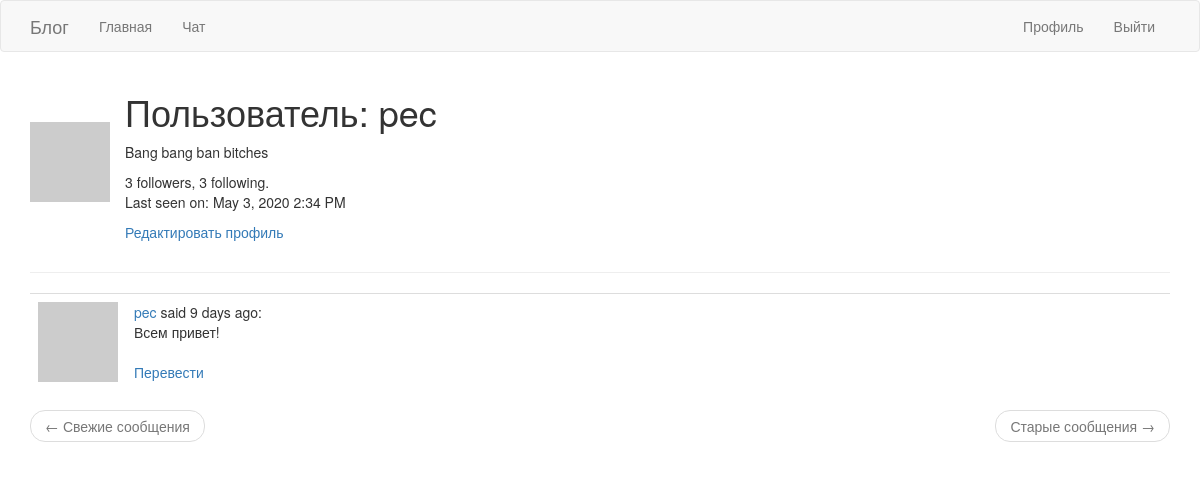
Before: /user/pec (signed in) with the older database file.
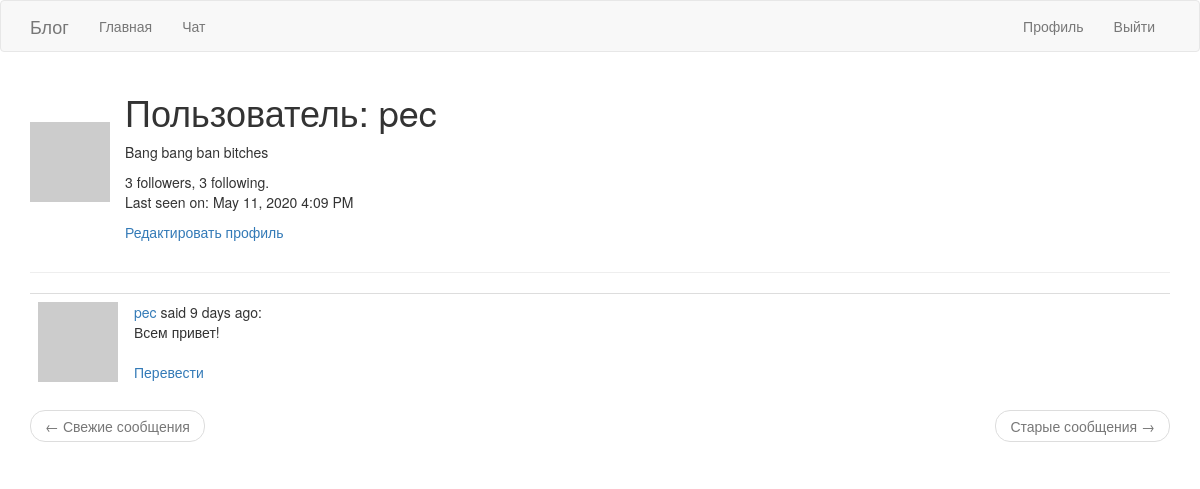
After: the same page with the newer database file.
### app/models.py (models this page shows, shortened)
class User(UserMixin, db.Model):
    id = db.Column(db.Integer, primary_key=True)
    username = db.Column(db.String(64), index=True, unique=True)
    email = db.Column(db.String(120), index=True, unique=True)
    password_hash = db.Column(db.String(128))
    posts = db.relationship('Post', backref='author', lazy='dynamic')
    about_me = db.Column(db.String(140))
    last_seen = db.Column(db.DateTime, default=datetime.utcnow)
    subscribe = db.relationship(
        'User', secondary=followers,
        primaryjoin=(followers.c.follower_id == id),
        secondaryjoin=(followers.c.subscribe_id == id),
        backref=db.backref('followers', lazy='dynamic'), lazy='dynamic')
    def avatar(self, size):
        digest = md5(self.email.lower().encode('utf-8')).hexdigest()
        return f"https://www.gravatar.com/avatar/{digest}?d=identicon&s={size}"

### app/main/routes.py (the view)
@bp.route('/user/<username>')
@login_required
def user(username):
    user = User.query.filter_by(username=username).first_or_404()
    page = request.args.get('page', 1, type=int)
    posts = user.posts.order_by(Post.timestamp.desc()).paginate(
        page, current_app.config['POSTS_PER_PAGE'], False)
    next_url = url_for('main.user', username=user.username, page=posts.next_num) \
        if posts.has_next else None
    prev_url = url_for('mainuser', username=user.username, page=posts.prev_num) \
        if posts.has_prev else None
    return render_template('user.html', user=user, posts=posts.items, prev_url=prev_url, next_url=next_url)

### app/main/routes.py (called while the page is built)
@bp.before_request
def before_request():
    if current_user.is_authenticated:
        current_user.last_seen = datetime.utcnow()
        db.session.commit()
    g.locale = str(get_locale())

### app/models.py (called while the page is built)
@login.user_loader
def load_user(id):
    return User.query.get(int(id))

### app/templates/user.html
{% extends "base.html" %}
{% block app_content %}
        <div style="display: flex;
    align-items: center;">
            <div>
                <img src="{{ user.avatar(128) }}" alt="">
            </div>
            <div style="margin-left: 15px;">
                <h1>{{ _('Пользователь') }}: {{ user.username }}</h1>
                {% if user.about_me %}<p>{{ user.about_me }}</p>{% endif %}
                {{ user.followers.count() }} followers, {{ user.subscribe.count() }} following.
                {% if user.last_seen %}<p>Last seen on: {{ moment(user.last_seen).format('LLL') }}</p>{% endif %}
            {% if user == current_user %} <p><a href="{{ url_for('main.edit_profile') }}">{{ _('Редактировать профиль') }}</a></p>
                {% elif not current_user.is_following(user) %}
                <a href="{{ url_for('main.follow', username=user.username) }}">{{ _('Подписаться') }}</a>
                {% else %}
                <a href="{{ url_for('main.unfollow', username=user.username) }}">{{ _('Отписаться') }}</a>
            {% endif %}
            </div>
        </div>
    <hr>
    {% for post in posts %}
        {% include '_post.html' %}
    {% endfor %}
    <nav aria-label="...">
            <ul class="pager">
                <li class="previous{% if not prev_url %} disabled{% endif %}">
                    <a href="{{ prev_url or '#' }}">
                        <span aria-hidden="true">&larr;</span> {{ _('Свежие сообщения') }}
                    </a>
                </li>
                <li class="next{% if not next_url %} disabled{% endif %}">
                    <a href="{{ next_url or '#' }}">
                        {{ _('Старые сообщения') }} <span aria-hidden="true">&rarr;</span>
                    </a>
                </li>
            </ul>
        </nav>
{% endblock %}

Changed rows visible on the page:
changed User "pec": last_seen "May 3, 2020 2:34 PM" → "May 11, 2020 4:09 PM"
